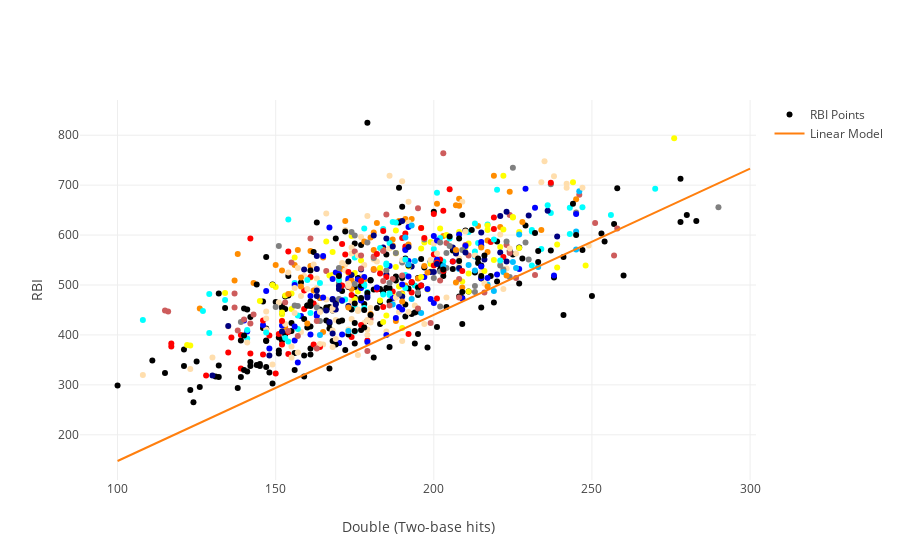

Notebook code for this chart:
### Markdown cell above
#### plotlyでもやってみる。[documents](https://plot.ly/python/line-and-scatter/)

```
# Create traces
trace0 = go.Scatter(
    x = random_x,
    y = random_y0,
    mode = 'markers',
    name = 'markers'
)
trace1 = go.Scatter(
    x = random_x,
    y = random_y1,
    mode = 'lines+markers',
    name = 'lines+markers'
)
trace2 = go.Scatter(
    x = random_x,
    y = random_y2,
    mode = 'lines',
    name = 'lines'
)

data = [trace0, trace1, trace2]
py.iplot(data, filename='scatter-mode')
```

このように `Scatter()`でオブジェクト(JSON)化してもいいが，直接記述してみる。  


`plotly.offline.iplot(fig)`

### Code cell
fig = {
    'data': [
  		{
  			'x': data_all.Double, 
        	'y': data_all.RBI, 
        	'text': data_all.Team, 
        	'mode': 'markers',
            "marker":{
                "color": data_all["color"]
            },
        	'name': 'RBI Points'},
        {
        	'x': np.linspace(100,300,100), 
        	'y': np.linspace(0,300,100)*coef[0]+coef[1], 
        	'text': "Linear Model", 
        	'mode': 'lines', 
        	'name': 'Linear Model'}
    ],
    'layout': {
        'xaxis': {'title': 'Double (Two-base hits)'},
        'yaxis': {'title': "RBI"}
    }
}

# IPython notebook
plotly.offline.iplot(fig)

### Figure 1 — Plotly figure (JSON) as saved in the notebook; plotly's stock layout.template omitted (floating-point values rounded to 4 significant figures; data arrays with more than 128 entries replaced by an {"elided": "..."} marker saying what was removed)
{"data": [{"marker": {"color": {"elided": "831 str values"}}, "mode": "markers", "name": "RBI Points", "text": {"elided": "831 str values"}, "type": "scatter", "uid": "b7114be6-aa16-11e8-9552-784f4371b535", "x": {"elided": "831 int values"}, "y": {"elided": "831 int values"}}, {"mode": "lines", "name": "Linear Model", "text": "Linear Model", "type": "scatter", "uid": "b7114d8a-aa16-11e8-a0c4-784f4371b535", "x": [100, 102.0, 104.0, 106.1, 108.1, 110.1, 112.1, 114.1, 116.2, 118.2, 120.2, 122.2, 124.2, 126.3, 128.3, 130.3, 132.3, 134.3, 136.4, 138.4, 140.4, 142.4, 144.4, 146.5, 148.5, 150.5, 152.5, 154.5, 156.6, 158.6, 160.6, 162.6, 164.6, 166.7, 168.7, 170.7, 172.7, 174.7, 176.8, 178.8, 180.8, 182.8, 184.8, 186.9, 188.9, 190.9, 192.9, 194.9, 197.0, 199.0, 201.0, 203.0, 205.1, 207.1, 209.1, 211.1, 213.1, 215.2, 217.2, 219.2, 221.2, 223.2, 225.3, 227.3, 229.3, 231.3, 233.3, 235.4, 237.4, 239.4, 241.4, 243.4, 245.5, 247.5, 249.5, 251.5, 253.5, 255.6, 257.6, 259.6, 261.6, 263.6, 265.7, 267.7, 269.7, 271.7, 273.7, 275.8, 277.8, 279.8, 281.8, 283.8, 285.9, 287.9, 289.9, 291.9, 293.9, 296.0, 298.0, 300], "y": [147.6, 153.5, 159.4, 165.3, 171.2, 177.1, 183.1, 189.0, 194.9, 200.8, 206.7, 212.6, 218.5, 224.5, 230.4, 236.3, 242.2, 248.1, 254.0, 260.0, 265.9, 271.8, 277.7, 283.6, 289.5, 295.4, 301.4, 307.3, 313.2, 319.1, 325.0, 330.9, 336.9, 342.8, 348.7, 354.6, 360.5, 366.4, 372.3, 378.3, 384.2, 390.1, 396.0, 401.9, 407.8, 413.8, 419.7, 425.6, 431.5, 437.4, 443.3, 449.3, 455.2, 461.1, 467.0, 472.9, 478.8, 484.7, 490.7, 496.6, 502.5, 508.4, 514.3, 520.2, 526.2, 532.1, 538.0, 543.9, 549.8, 555.7, 561.6, 567.6, 573.5, 579.4, 585.3, 591.2, 597.1, 603.1, 609.0, 614.9, 620.8, 626.7, 632.6, 638.5, 644.5, 650.4, 656.3, 662.2, 668.1, 674.0, 680.0, 685.9, 691.8, 697.7, 703.6, 709.5, 715.5, 721.4, 727.3, 733.2]}], "layout": {"xaxis": {"title": "Double (Two-base hits)"}, "yaxis": {"title": "RBI"}}}
